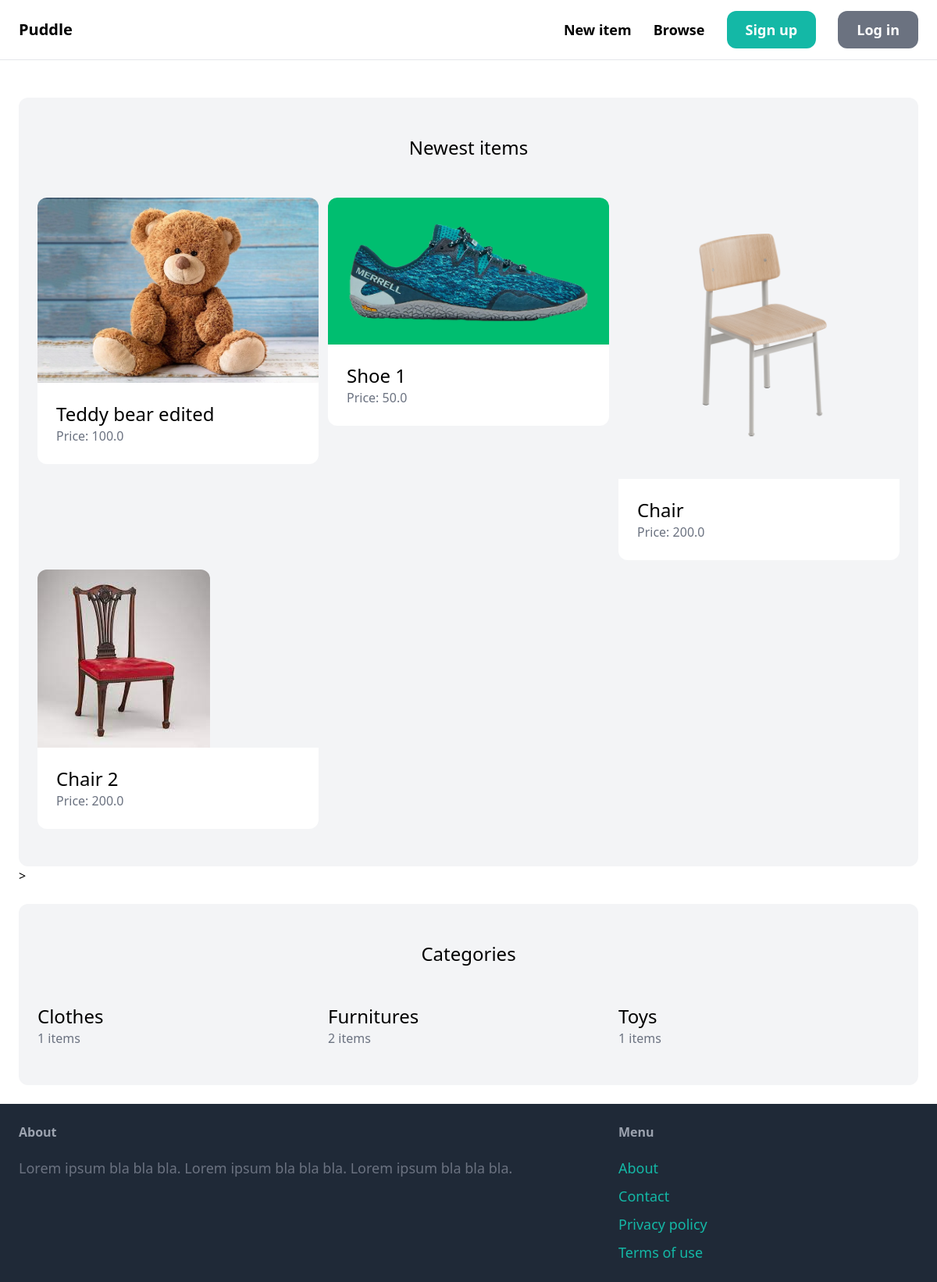
The page / on the database its author committed.
### item/models.py (models this page shows, shortened)
class Item(models.Model):
    category = models.ForeignKey(Category, related_name='items', on_delete=models.CASCADE)
    name = models.CharField(max_length=255)
    description = models.TextField(blank=True, null=True)
    price = models.FloatField()
    image = models.ImageField(upload_to='item_images', blank=True, null=True)
    is_sold = models.BooleanField(default=False)
    created_by = models.ForeignKey(User, related_name='items', on_delete=models.CASCADE)
    created_at = models.DateTimeField(auto_now_add=True)

class Category(models.Model):
    name = models.CharField(max_length=255)
    class Meta:
        ordering = ('name',)
        verbose_name_plural = 'Categories'

### core/views.py (the view)
# urls.py: path('', views.index, name='index'),
def index(request):
    items = Item.objects.filter(is_sold=False)[:6]
    categories = Category.objects.all()
    return render(request, 'core/index.html', {
        'categories': categories,
        'items': items,
    })

### core/templates/core/index.html (shortened to what this page needs)
{% extends 'core/base.html' %}
{% block content %}
    <div class="mt-6 px-6 py-12 bg-gray-100 rounded-xl">
        <h2 class="mb-12 text-2xl text-center">Newest items</h2>
        <div class="grid grid-cols-3 gap-3">
            {% for item in items %}
            <div>
                <a href="{% url 'item:detail' item.id %}">
                    <div>
                        <img src="{{item.image.url}}" class="rounded-t-xl">
                    </div>
                    <div class="p-6 bg-white rounded-b-xl">
                        <h2 class="text-2xl">{{item.name}}</h2>
                        <p class="text-gray-500">Price: {{item.price}}</p>
                    </div>
                </a>
            </div>
            {% endfor %}
        </div>
    </div>>
    <div class="mt-6 px-6 py-12 bg-gray-100 rounded-xl">
        <h2 class="mb-12 text-2xl text-center">Categories</h2>
        <div class="grid grid-cols-3 gap-3">
            {% for category in categories %}
            <div>
                <a href="#">
                    <div>
                        <h2 class="text-2xl">{{category.name}}</h2>
                        <p class="text-gray-500">{{category.items.count}} items</p>
                    </div>
                </a>
            </div>
            {% endfor %}
        </div>
    </div>
{% endblock %}

### rows shown on the page
Item: image (picture), name "Teddy bear edited", price "100.0"
Item: image (picture), name "Shoe 1", price "50.0"
Item: image (picture), name "Chair", price "200.0"
Item: image (picture), name "Chair 2", price "200.0"
Category: name "Clothes", items.count "1"
Category: name "Furnitures", items.count "2"
Category: name "Toys", items.count "1"
